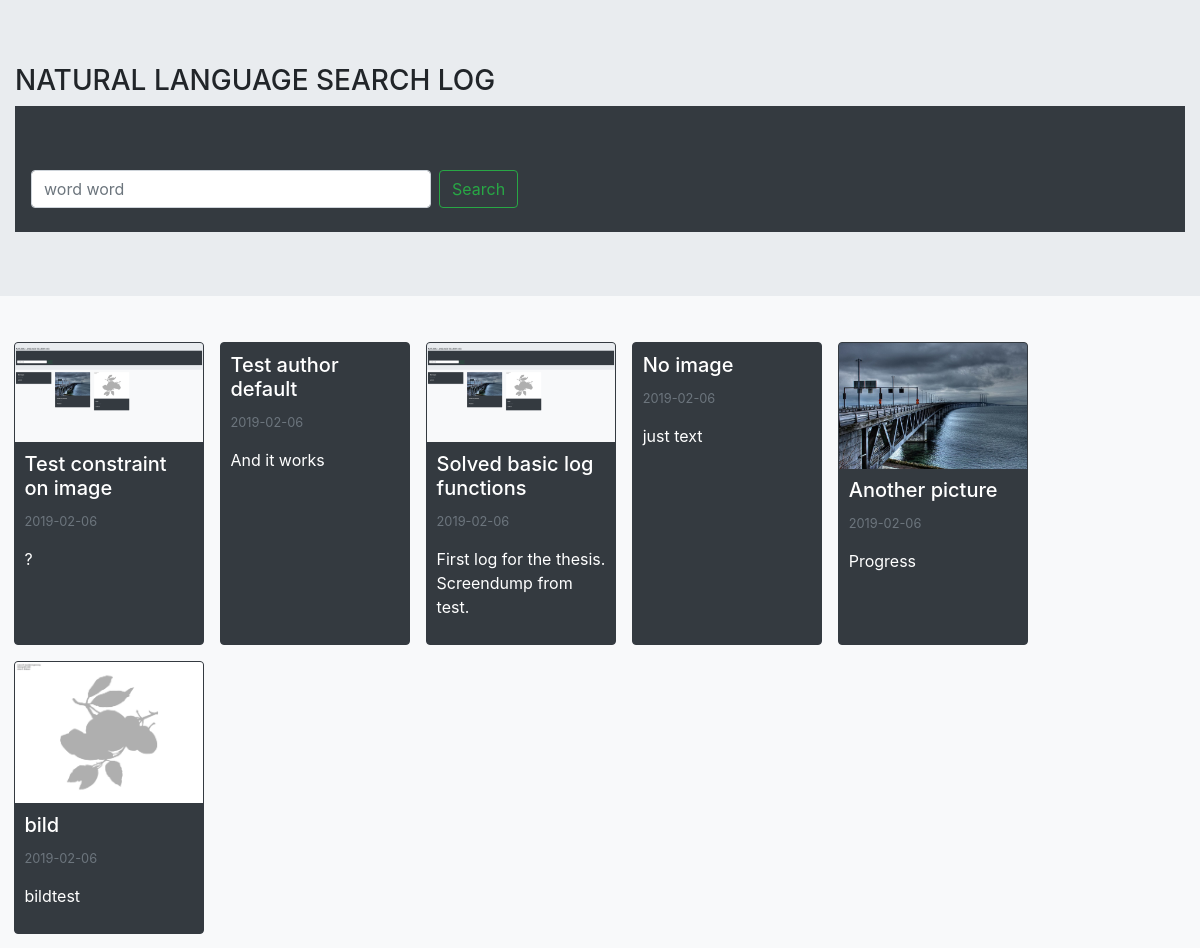
The page /api/logs/ on the database its author committed.
### log/models.py (models this page shows, shortened)
class Log(models.Model):
    title = models.CharField(max_length=120)
    description = models.TextField(blank=True, null=True)
    body = models.TextField()
    created = models.DateTimeField(auto_now_add=True)
    image = models.ImageField(upload_to='logimg', blank=True, null=True)
    author = models.ForeignKey('Author', related_name='logs', default='rs222vt', on_delete=models.PROTECT)
    class Meta:
        ordering = ["-created"]

### log/views.py (the view, shortened to what this page needs)
# urls.py: path('logs/', LogView.as_view(), name='index'),
class LogView(APIView):
    renderer_classes = [TemplateHTMLRenderer]
    template_name = 'log/index.html'
    def get(self, request):
        logs = Log.objects.all()   #.order_by('date')
        serializer = LogSerializer(logs, many=True)
        return Response({"logs": serializer.data})

### log/templates/log/index.html
{% extends "log/base.html" %}
{% block content %}
<div class="d-flex flex-wrap">
    {% for lg in logs %}
        <div class="card border-dark bg-dark text-white" >
            {% if lg.image %}
            <img class="card-img-top " src="{{ lg.image }} " alt=''>
            <div class="card-img-overlay ">
            </div>
            {% endif %}
            <div class="card-body">
                <h5 class="card-title">{{ lg.title }}</h5>
                <span class="card-text" ><small class="text-muted"> {{ lg.created| slice:":10" }}  </small></span>
                <p class="card-text">{{ lg.body | linebreaks }}</p>
            </div>
        </div>
    {% endfor %}
</div>
{% endblock %}

### log/templates/log/base.html (shortened to what this page needs)
<!doctypes html>
{% load static i18n %}
<html lang="en">
<head>
    <link rel="stylesheet" href="https://stackpath.bootstrapcdn.com/bootstrap/4.1.3/css/bootstrap.min.css"
>
    <link rel="stylesheet" href="{% static 'log/css/main.css' %}">
</head>
<body class="bg-light">
    <header>
        <div class="jumbotron jumbotron-fluid">
            <div class="container-fluid">
                <h3 class="display-5">NATURAL LANGUAGE SEARCH LOG</h3>
                <nav class="navbar navbar-dark bg-dark">
                    <form class="form-inline" method='GET' action='#' style="padding-top:5%">
                        <div class="form-group">
                            <input type="search" name="q" value='{{ request.GET.q }}' style="width:400px" class="form-control mr-sm-2"
                                placeholder="word word" aria-label="Search">
                            <button class="btn btn-outline-success my-2 my-sm-0" type="submit">Search</button>
                        </div>
                    </form>
                </nav>
            </div>
        </div>
    </header>
    <main role="main">
            {% block content %}
            {% endblock %}
    </main>
</body>
</html>

### log/static/log/css/main.css (style rules this page uses)
.card-body { padding: 5% }
.card { margin: 0.5rem; width: 16%; }
.d-flex { padding: 0.5%; }

### rows shown on the page
Log: title "Test constraint on image"
Log: title "Test author default", body "And it works"
Log: title "Solved basic log functions", body "First log for the thesis. Screendump from test."
Log: title "No image", body "just text"
Log: title "Another picture", body "Progress"
Log: title "bild", body "bildtest"

### other values the page prints
{{ lg.created| slice:":10" }} "2019-02-06" "2019-02-06" "2019-02-06" "2019-02-06" "2019-02-06" "2019-02-06"
{{ lg.body | linebreaks }} "?"
